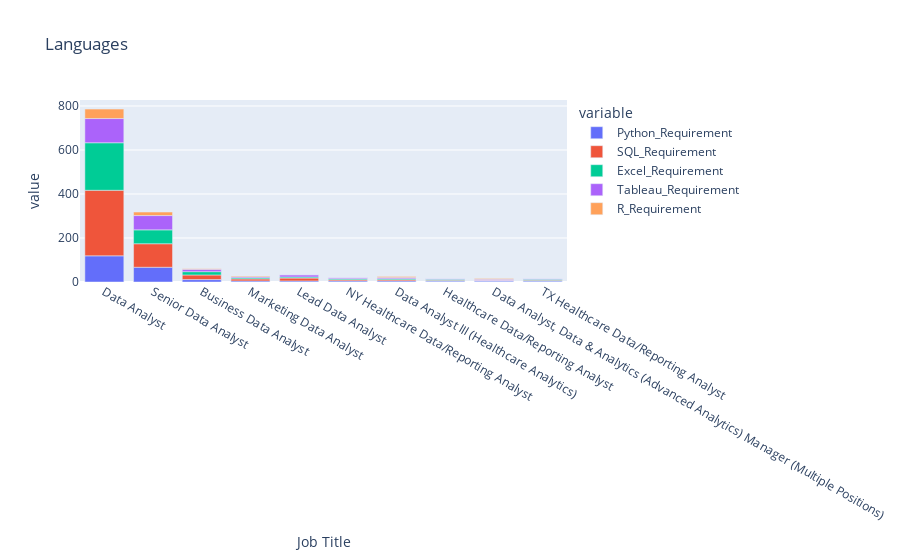

Here is the notebook cell this chart was saved with:
### Code cell
fig = px.bar(df_lang, x='Job Title', y=['Python_Requirement', 'SQL_Requirement','Excel_Requirement','Tableau_Requirement', "R_Requirement"], title="Languages")
fig.show()

### Figure 1 — Plotly figure (JSON) as saved in the notebook; plotly's stock layout.template omitted (floating-point values rounded to 4 significant figures)
{"data": [{"alignmentgroup": "True", "hovertemplate": "variable=Python_Requirement<br>Job Title=%{x}<br>value=%{y}<extra></extra>", "legendgroup": "Python_Requirement", "marker": {"color": "#636efa", "pattern": {"shape": ""}}, "name": "Python_Requirement", "offsetgroup": "Python_Requirement", "orientation": "v", "showlegend": true, "textposition": "auto", "type": "bar", "x": ["Data Analyst", "Senior Data Analyst", "Business Data Analyst", "Marketing Data Analyst", "Lead Data Analyst", "NY Healthcare Data/Reporting Analyst", "Data Analyst III (Healthcare Analytics)", "Healthcare Data/Reporting Analyst", "Data Analyst, Data & Analytics (Advanced Analytics) Manager (Multiple Positions)", "TX Healthcare Data/Reporting Analyst"], "xaxis": "x", "y": [119, 67, 11, 5, 5, 5, 5, 4, 4, 4], "yaxis": "y"}, {"alignmentgroup": "True", "hovertemplate": "variable=SQL_Requirement<br>Job Title=%{x}<br>value=%{y}<extra></extra>", "legendgroup": "SQL_Requirement", "marker": {"color": "#EF553B", "pattern": {"shape": ""}}, "name": "SQL_Requirement", "offsetgroup": "SQL_Requirement", "orientation": "v", "showlegend": true, "textposition": "auto", "type": "bar", "x": ["Data Analyst", "Senior Data Analyst", "Business Data Analyst", "Marketing Data Analyst", "Lead Data Analyst", "NY Healthcare Data/Reporting Analyst", "Data Analyst III (Healthcare Analytics)", "Healthcare Data/Reporting Analyst", "Data Analyst, Data & Analytics (Advanced Analytics) Manager (Multiple Positions)", "TX Healthcare Data/Reporting Analyst"], "xaxis": "x", "y": [298, 107, 21, 9, 13, 5, 5, 4, 4, 4], "yaxis": "y"}, {"alignmentgroup": "True", "hovertemplate": "variable=Excel_Requirement<br>Job Title=%{x}<br>value=%{y}<extra></extra>", "legendgroup": "Excel_Requirement", "marker": {"color": "#00cc96", "pattern": {"shape": ""}}, "name": "Excel_Requirement", "offsetgroup": "Excel_Requirement", "orientation": "v", "showlegend": true, "textposition": "auto", "type": "bar", "x": ["Data Analyst", "Senior Data Analyst", "Business Data Analyst", "Marketing Data Analyst", "Lead Data Analyst", "NY Healthcare Data/Reporting Analyst", "Data Analyst III (Healthcare Analytics)", "Healthcare Data/Reporting Analyst", "Data Analyst, Data & Analytics (Advanced Analytics) Manager (Multiple Positions)", "TX Healthcare Data/Reporting Analyst"], "xaxis": "x", "y": [216, 63, 15, 5, 5, 5, 5, 4, 0, 4], "yaxis": "y"}, {"alignmentgroup": "True", "hovertemplate": "variable=Tableau_Requirement<br>Job Title=%{x}<br>value=%{y}<extra></extra>", "legendgroup": "Tableau_Requirement", "marker": {"color": "#ab63fa", "pattern": {"shape": ""}}, "name": "Tableau_Requirement", "offsetgroup": "Tableau_Requirement", "orientation": "v", "showlegend": true, "textposition": "auto", "type": "bar", "x": ["Data Analyst", "Senior Data Analyst", "Business Data Analyst", "Marketing Data Analyst", "Lead Data Analyst", "NY Healthcare Data/Reporting Analyst", "Data Analyst III (Healthcare Analytics)", "Healthcare Data/Reporting Analyst", "Data Analyst, Data & Analytics (Advanced Analytics) Manager (Multiple Positions)", "TX Healthcare Data/Reporting Analyst"], "xaxis": "x", "y": [110, 65, 11, 5, 10, 5, 5, 4, 4, 4], "yaxis": "y"}, {"alignmentgroup": "True", "hovertemplate": "variable=R_Requirement<br>Job Title=%{x}<br>value=%{y}<extra></extra>", "legendgroup": "R_Requirement", "marker": {"color": "#FFA15A", "pattern": {"shape": ""}}, "name": "R_Requirement", "offsetgroup": "R_Requirement", "orientation": "v", "showlegend": true, "textposition": "auto", "type": "bar", "x": ["Data Analyst", "Senior Data Analyst", "Business Data Analyst", "Marketing Data Analyst", "Lead Data Analyst", "NY Healthcare Data/Reporting Analyst", "Data Analyst III (Healthcare Analytics)", "Healthcare Data/Reporting Analyst", "Data Analyst, Data & Analytics (Advanced Analytics) Manager (Multiple Positions)", "TX Healthcare Data/Reporting Analyst"], "xaxis": "x", "y": [43, 16, 2, 3, 0, 0, 5, 0, 4, 0], "yaxis": "y"}], "layout": {"autosize": true, "barmode": "relative", "legend": {"title": {"text": "variable"}, "tracegroupgap": 0}, "title": {"text": "Languages"}, "xaxis": {"anchor": "y", "autorange": true, "domain": [0, 1], "range": [-0.5, 9.5], "title": {"text": "Job Title"}, "type": "category"}, "yaxis": {"anchor": "x", "autorange": true, "domain": [0, 1], "range": [0, 827.4], "title": {"text": "value"}, "type": "linear"}}}
